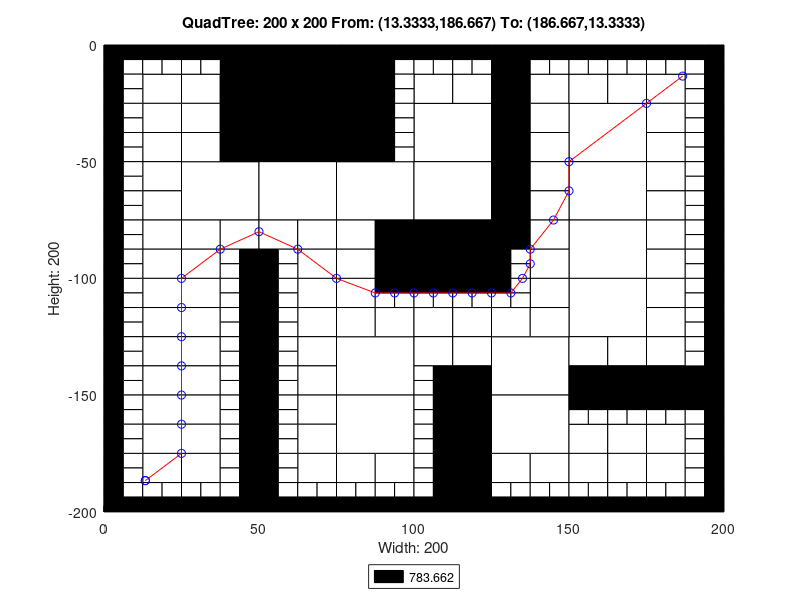

Write the MATLAB code that produced this figure.
axis([0 200 -200 0]);
title('QuadTree: 200 x 200 From: (13.3333,186.667) To: (186.667,13.3333)');
xlabel('Width: 200');
ylabel('Height: 200');
rectangle('Position',[50 -25 25 25], 'FaceColor',[0 0 0]);
rectangle('Position',[50 -50 25 25], 'FaceColor',[0 0 0]);
rectangle('Position',[25 -75 25 25], 'FaceColor',[1 1 1]);
rectangle('Position',[50 -75 25 25], 'FaceColor',[1 1 1]);
rectangle('Position',[75 -75 25 25], 'FaceColor',[1 1 1]);
rectangle('Position',[100 -50 25 25], 'FaceColor',[1 1 1]);
rectangle('Position',[150 -50 25 25], 'FaceColor',[1 1 1]);
rectangle('Position',[100 -75 25 25], 'FaceColor',[1 1 1]);
rectangle('Position',[100 -100 25 25], 'FaceColor',[0 0 0]);
rectangle('Position',[150 -75 25 25], 'FaceColor',[1 1 1]);
rectangle('Position',[150 -100 25 25], 'FaceColor',[1 1 1]);
rectangle('Position',[75 -150 25 25], 'FaceColor',[1 1 1]);
rectangle('Position',[75 -175 25 25], 'FaceColor',[1 1 1]);
rectangle('Position',[125 -150 25 25], 'FaceColor',[1 1 1]);
rectangle('Position',[150 -125 25 25], 'FaceColor',[1 1 1]);
rectangle('Position',[125 -175 25 25], 'FaceColor',[1 1 1]);
rectangle('Position',[12.5 -25 12.5 12.5], 'FaceColor',[1 1 1]);
rectangle('Position',[37.5 -12.5 12.5 12.5], 'FaceColor',[0 0 0]);
rectangle('Position',[25 -25 12.5 12.5], 'FaceColor',[1 1 1]);
rectangle('Position',[37.5 -25 12.5 12.5], 'FaceColor',[0 0 0]);
rectangle('Position',[12.5 -37.5 12.5 12.5], 'FaceColor',[1 1 1]);
rectangle('Position',[12.5 -50 12.5 12.5], 'FaceColor',[1 1 1]);
rectangle('Position',[25 -37.5 12.5 12.5], 'FaceColor',[1 1 1]);
rectangle('Position',[37.5 -37.5 12.5 12.5], 'FaceColor',[0 0 0]);
rectangle('Position',[25 -50 12.5 12.5], 'FaceColor',[1 1 1]);
rectangle('Position',[37.5 -50 12.5 12.5], 'FaceColor',[0 0 0]);
rectangle('Position',[75 -12.5 12.5 12.5], 'FaceColor',[0 0 0]);
rectangle('Position',[75 -25 12.5 12.5], 'FaceColor',[0 0 0]);
rectangle('Position',[75 -37.5 12.5 12.5], 'FaceColor',[0 0 0]);
rectangle('Position',[75 -50 12.5 12.5], 'FaceColor',[0 0 0]);
rectangle('Position',[12.5 -62.5 12.5 12.5], 'FaceColor',[1 1 1]);
rectangle('Position',[12.5 -75 12.5 12.5], 'FaceColor',[1 1 1]);
rectangle('Position',[12.5 -87.5 12.5 12.5], 'FaceColor',[1 1 1]);
rectangle('Position',[12.5 -100 12.5 12.5], 'FaceColor',[1 1 1]);
rectangle('Position',[25 -87.5 12.5 12.5], 'FaceColor',[1 1 1]);
rectangle('Position',[37.5 -87.5 12.5 12.5], 'FaceColor',[1 1 1]);
rectangle('Position',[25 -100 12.5 12.5], 'FaceColor',[1 1 1]);
rectangle('Position',[50 -87.5 12.5 12.5], 'FaceColor',[1 1 1]);
rectangle('Position',[62.5 -87.5 12.5 12.5], 'FaceColor',[1 1 1]);
rectangle('Position',[62.5 -100 12.5 12.5], 'FaceColor',[1 1 1]);
rectangle('Position',[75 -87.5 12.5 12.5], 'FaceColor',[1 1 1]);
rectangle('Position',[87.5 -87.5 12.5 12.5], 'FaceColor',[0 0 0]);
rectangle('Position',[75 -100 12.5 12.5], 'FaceColor',[1 1 1]);
rectangle('Position',[87.5 -100 12.5 12.5], 'FaceColor',[0 0 0]);
rectangle('Position',[100 -25 12.5 12.5], 'FaceColor',[1 1 1]);
rectangle('Position',[112.5 -25 12.5 12.5], 'FaceColor',[1 1 1]);
rectangle('Position',[125 -12.5 12.5 12.5], 'FaceColor',[0 0 0]);
rectangle('Position',[125 -25 12.5 12.5], 'FaceColor',[0 0 0]);
rectangle('Position',[137.5 -25 12.5 12.5], 'FaceColor',[1 1 1]);
rectangle('Position',[125 -37.5 12.5 12.5], 'FaceColor',[0 0 0]);
rectangle('Position',[137.5 -37.5 12.5 12.5], 'FaceColor',[1 1 1]);
rectangle('Position',[125 -50 12.5 12.5], 'FaceColor',[0 0 0]);
rectangle('Position',[137.5 -50 12.5 12.5], 'FaceColor',[1 1 1]);
rectangle('Position',[150 -25 12.5 12.5], 'FaceColor',[1 1 1]);
rectangle('Position',[162.5 -25 12.5 12.5], 'FaceColor',[1 1 1]);
rectangle('Position',[175 -25 12.5 12.5], 'FaceColor',[1 1 1]);
rectangle('Position',[175 -37.5 12.5 12.5], 'FaceColor',[1 1 1]);
rectangle('Position',[175 -50 12.5 12.5], 'FaceColor',[1 1 1]);
rectangle('Position',[125 -62.5 12.5 12.5], 'FaceColor',[0 0 0]);
rectangle('Position',[137.5 -62.5 12.5 12.5], 'FaceColor',[1 1 1]);
rectangle('Position',[125 -75 12.5 12.5], 'FaceColor',[0 0 0]);
rectangle('Position',[137.5 -75 12.5 12.5], 'FaceColor',[1 1 1]);
rectangle('Position',[125 -87.5 12.5 12.5], 'FaceColor',[0 0 0]);
rectangle('Position',[137.5 -87.5 12.5 12.5], 'FaceColor',[1 1 1]);
rectangle('Position',[137.5 -100 12.5 12.5], 'FaceColor',[1 1 1]);
rectangle('Position',[175 -62.5 12.5 12.5], 'FaceColor',[1 1 1]);
rectangle('Position',[175 -75 12.5 12.5], 'FaceColor',[1 1 1]);
rectangle('Position',[175 -87.5 12.5 12.5], 'FaceColor',[1 1 1]);
rectangle('Position',[175 -100 12.5 12.5], 'FaceColor',[1 1 1]);
rectangle('Position',[12.5 -112.5 12.5 12.5], 'FaceColor',[1 1 1]);
rectangle('Position',[12.5 -125 12.5 12.5], 'FaceColor',[1 1 1]);
rectangle('Position',[25 -112.5 12.5 12.5], 'FaceColor',[1 1 1]);
rectangle('Position',[25 -125 12.5 12.5], 'FaceColor',[1 1 1]);
rectangle('Position',[12.5 -137.5 12.5 12.5], 'FaceColor',[1 1 1]);
rectangle('Position',[12.5 -150 12.5 12.5], 'FaceColor',[1 1 1]);
rectangle('Position',[25 -137.5 12.5 12.5], 'FaceColor',[1 1 1]);
rectangle('Position',[25 -150 12.5 12.5], 'FaceColor',[1 1 1]);
rectangle('Position',[62.5 -112.5 12.5 12.5], 'FaceColor',[1 1 1]);
rectangle('Position',[62.5 -125 12.5 12.5], 'FaceColor',[1 1 1]);
rectangle('Position',[75 -112.5 12.5 12.5], 'FaceColor',[1 1 1]);
rectangle('Position',[75 -125 12.5 12.5], 'FaceColor',[1 1 1]);
rectangle('Position',[87.5 -125 12.5 12.5], 'FaceColor',[1 1 1]);
rectangle('Position',[62.5 -137.5 12.5 12.5], 'FaceColor',[1 1 1]);
rectangle('Position',[62.5 -150 12.5 12.5], 'FaceColor',[1 1 1]);
rectangle('Position',[12.5 -162.5 12.5 12.5], 'FaceColor',[1 1 1]);
rectangle('Position',[12.5 -175 12.5 12.5], 'FaceColor',[1 1 1]);
rectangle('Position',[25 -162.5 12.5 12.5], 'FaceColor',[1 1 1]);
rectangle('Position',[25 -175 12.5 12.5], 'FaceColor',[1 1 1]);
rectangle('Position',[12.5 -187.5 12.5 12.5], 'FaceColor',[1 1 1]);
rectangle('Position',[25 -187.5 12.5 12.5], 'FaceColor',[1 1 1]);
rectangle('Position',[62.5 -162.5 12.5 12.5], 'FaceColor',[1 1 1]);
rectangle('Position',[62.5 -175 12.5 12.5], 'FaceColor',[1 1 1]);
rectangle('Position',[62.5 -187.5 12.5 12.5], 'FaceColor',[1 1 1]);
rectangle('Position',[75 -187.5 12.5 12.5], 'FaceColor',[1 1 1]);
rectangle('Position',[87.5 -187.5 12.5 12.5], 'FaceColor',[1 1 1]);
rectangle('Position',[100 -125 12.5 12.5], 'FaceColor',[1 1 1]);
rectangle('Position',[112.5 -125 12.5 12.5], 'FaceColor',[1 1 1]);
rectangle('Position',[137.5 -112.5 12.5 12.5], 'FaceColor',[1 1 1]);
rectangle('Position',[125 -125 12.5 12.5], 'FaceColor',[1 1 1]);
rectangle('Position',[137.5 -125 12.5 12.5], 'FaceColor',[1 1 1]);
rectangle('Position',[100 -137.5 12.5 12.5], 'FaceColor',[1 1 1]);
rectangle('Position',[112.5 -137.5 12.5 12.5], 'FaceColor',[1 1 1]);
rectangle('Position',[112.5 -150 12.5 12.5], 'FaceColor',[0 0 0]);
rectangle('Position',[175 -112.5 12.5 12.5], 'FaceColor',[1 1 1]);
rectangle('Position',[175 -125 12.5 12.5], 'FaceColor',[1 1 1]);
rectangle('Position',[150 -137.5 12.5 12.5], 'FaceColor',[1 1 1]);
rectangle('Position',[162.5 -137.5 12.5 12.5], 'FaceColor',[1 1 1]);
rectangle('Position',[150 -150 12.5 12.5], 'FaceColor',[0 0 0]);
rectangle('Position',[162.5 -150 12.5 12.5], 'FaceColor',[0 0 0]);
rectangle('Position',[175 -137.5 12.5 12.5], 'FaceColor',[1 1 1]);
rectangle('Position',[175 -150 12.5 12.5], 'FaceColor',[0 0 0]);
rectangle('Position',[187.5 -150 12.5 12.5], 'FaceColor',[0 0 0]);
rectangle('Position',[112.5 -162.5 12.5 12.5], 'FaceColor',[0 0 0]);
rectangle('Position',[112.5 -175 12.5 12.5], 'FaceColor',[0 0 0]);
rectangle('Position',[112.5 -187.5 12.5 12.5], 'FaceColor',[0 0 0]);
rectangle('Position',[112.5 -200 12.5 12.5], 'FaceColor',[0 0 0]);
rectangle('Position',[125 -187.5 12.5 12.5], 'FaceColor',[1 1 1]);
rectangle('Position',[137.5 -187.5 12.5 12.5], 'FaceColor',[1 1 1]);
rectangle('Position',[150 -175 12.5 12.5], 'FaceColor',[1 1 1]);
rectangle('Position',[162.5 -175 12.5 12.5], 'FaceColor',[1 1 1]);
rectangle('Position',[175 -175 12.5 12.5], 'FaceColor',[1 1 1]);
rectangle('Position',[150 -187.5 12.5 12.5], 'FaceColor',[1 1 1]);
rectangle('Position',[162.5 -187.5 12.5 12.5], 'FaceColor',[1 1 1]);
rectangle('Position',[175 -187.5 12.5 12.5], 'FaceColor',[1 1 1]);
rectangle('Position',[0 -6.25 6.25 6.25], 'FaceColor',[0 0 0]);
rectangle('Position',[6.25 -6.25 6.25 6.25], 'FaceColor',[0 0 0]);
rectangle('Position',[0 -12.5 6.25 6.25], 'FaceColor',[0 0 0]);
rectangle('Position',[6.25 -12.5 6.25 6.25], 'FaceColor',[1 1 1]);
rectangle('Position',[12.5 -6.25 6.25 6.25], 'FaceColor',[0 0 0]);
rectangle('Position',[18.75 -6.25 6.25 6.25], 'FaceColor',[0 0 0]);
rectangle('Position',[12.5 -12.5 6.25 6.25], 'FaceColor',[1 1 1]);
rectangle('Position',[18.75 -12.5 6.25 6.25], 'FaceColor',[1 1 1]);
rectangle('Position',[0 -18.75 6.25 6.25], 'FaceColor',[0 0 0]);
rectangle('Position',[6.25 -18.75 6.25 6.25], 'FaceColor',[1 1 1]);
rectangle('Position',[0 -25 6.25 6.25], 'FaceColor',[0 0 0]);
rectangle('Position',[6.25 -25 6.25 6.25], 'FaceColor',[1 1 1]);
rectangle('Position',[25 -6.25 6.25 6.25], 'FaceColor',[0 0 0]);
rectangle('Position',[31.25 -6.25 6.25 6.25], 'FaceColor',[0 0 0]);
rectangle('Position',[25 -12.5 6.25 6.25], 'FaceColor',[1 1 1]);
rectangle('Position',[31.25 -12.5 6.25 6.25], 'FaceColor',[1 1 1]);
rectangle('Position',[0 -31.25 6.25 6.25], 'FaceColor',[0 0 0]);
rectangle('Position',[6.25 -31.25 6.25 6.25], 'FaceColor',[1 1 1]);
rectangle('Position',[0 -37.5 6.25 6.25], 'FaceColor',[0 0 0]);
rectangle('Position',[6.25 -37.5 6.25 6.25], 'FaceColor',[1 1 1]);
rectangle('Position',[0 -43.75 6.25 6.25], 'FaceColor',[0 0 0]);
rectangle('Position',[6.25 -43.75 6.25 6.25], 'FaceColor',[1 1 1]);
rectangle('Position',[0 -50 6.25 6.25], 'FaceColor',[0 0 0]);
rectangle('Position',[6.25 -50 6.25 6.25], 'FaceColor',[1 1 1]);
rectangle('Position',[87.5 -6.25 6.25 6.25], 'FaceColor',[0 0 0]);
rectangle('Position',[93.75 -6.25 6.25 6.25], 'FaceColor',[0 0 0]);
rectangle('Position',[87.5 -12.5 6.25 6.25], 'FaceColor',[0 0 0]);
rectangle('Position',[93.75 -12.5 6.25 6.25], 'FaceColor',[1 1 1]);
rectangle('Position',[87.5 -18.75 6.25 6.25], 'FaceColor',[0 0 0]);
rectangle('Position',[93.75 -18.75 6.25 6.25], 'FaceColor',[1 1 1]);
rectangle('Position',[87.5 -25 6.25 6.25], 'FaceColor',[0 0 0]);
rectangle('Position',[93.75 -25 6.25 6.25], 'FaceColor',[1 1 1]);
rectangle('Position',[87.5 -31.25 6.25 6.25], 'FaceColor',[0 0 0]);
rectangle('Position',[93.75 -31.25 6.25 6.25], 'FaceColor',[1 1 1]);
rectangle('Position',[87.5 -37.5 6.25 6.25], 'FaceColor',[0 0 0]);
rectangle('Position',[93.75 -37.5 6.25 6.25], 'FaceColor',[1 1 1]);
rectangle('Position',[87.5 -43.75 6.25 6.25], 'FaceColor',[0 0 0]);
rectangle('Position',[93.75 -43.75 6.25 6.25], 'FaceColor',[1 1 1]);
rectangle('Position',[87.5 -50 6.25 6.25], 'FaceColor',[0 0 0]);
rectangle('Position',[93.75 -50 6.25 6.25], 'FaceColor',[1 1 1]);
rectangle('Position',[0 -56.25 6.25 6.25], 'FaceColor',[0 0 0]);
rectangle('Position',[6.25 -56.25 6.25 6.25], 'FaceColor',[1 1 1]);
rectangle('Position',[0 -62.5 6.25 6.25], 'FaceColor',[0 0 0]);
rectangle('Position',[6.25 -62.5 6.25 6.25], 'FaceColor',[1 1 1]);
rectangle('Position',[0 -68.75 6.25 6.25], 'FaceColor',[0 0 0]);
rectangle('Position',[6.25 -68.75 6.25 6.25], 'FaceColor',[1 1 1]);
rectangle('Position',[0 -75 6.25 6.25], 'FaceColor',[0 0 0]);
rectangle('Position',[6.25 -75 6.25 6.25], 'FaceColor',[1 1 1]);
rectangle('Position',[0 -81.25 6.25 6.25], 'FaceColor',[0 0 0]);
rectangle('Position',[6.25 -81.25 6.25 6.25], 'FaceColor',[1 1 1]);
rectangle('Position',[0 -87.5 6.25 6.25], 'FaceColor',[0 0 0]);
rectangle('Position',[6.25 -87.5 6.25 6.25], 'FaceColor',[1 1 1]);
rectangle('Position',[0 -93.75 6.25 6.25], 'FaceColor',[0 0 0]);
rectangle('Position',[6.25 -93.75 6.25 6.25], 'FaceColor',[1 1 1]);
rectangle('Position',[0 -100 6.25 6.25], 'FaceColor',[0 0 0]);
rectangle('Position',[6.25 -100 6.25 6.25], 'FaceColor',[1 1 1]);
rectangle('Position',[37.5 -93.75 6.25 6.25], 'FaceColor',[1 1 1]);
rectangle('Position',[43.75 -93.75 6.25 6.25], 'FaceColor',[0 0 0]);
rectangle('Position',[37.5 -100 6.25 6.25], 'FaceColor',[1 1 1]);
rectangle('Position',[43.75 -100 6.25 6.25], 'FaceColor',[0 0 0]);
rectangle('Position',[50 -93.75 6.25 6.25], 'FaceColor',[0 0 0]);
rectangle('Position',[56.25 -93.75 6.25 6.25], 'FaceColor',[1 1 1]);
rectangle('Position',[50 -100 6.25 6.25], 'FaceColor',[0 0 0]);
rectangle('Position',[56.25 -100 6.25 6.25], 'FaceColor',[1 1 1]);
rectangle('Position',[100 -6.25 6.25 6.25], 'FaceColor',[0 0 0]);
rectangle('Position',[106.25 -6.25 6.25 6.25], 'FaceColor',[0 0 0]);
rectangle('Position',[100 -12.5 6.25 6.25], 'FaceColor',[1 1 1]);
rectangle('Position',[106.25 -12.5 6.25 6.25], 'FaceColor',[1 1 1]);
rectangle('Position',[112.5 -6.25 6.25 6.25], 'FaceColor',[0 0 0]);
rectangle('Position',[118.75 -6.25 6.25 6.25], 'FaceColor',[0 0 0]);
rectangle('Position',[112.5 -12.5 6.25 6.25], 'FaceColor',[1 1 1]);
rectangle('Position',[118.75 -12.5 6.25 6.25], 'FaceColor',[1 1 1]);
rectangle('Position',[137.5 -6.25 6.25 6.25], 'FaceColor',[0 0 0]);
rectangle('Position',[143.75 -6.25 6.25 6.25], 'FaceColor',[0 0 0]);
rectangle('Position',[137.5 -12.5 6.25 6.25], 'FaceColor',[1 1 1]);
rectangle('Position',[143.75 -12.5 6.25 6.25], 'FaceColor',[1 1 1]);
rectangle('Position',[150 -6.25 6.25 6.25], 'FaceColor',[0 0 0]);
rectangle('Position',[156.25 -6.25 6.25 6.25], 'FaceColor',[0 0 0]);
rectangle('Position',[150 -12.5 6.25 6.25], 'FaceColor',[1 1 1]);
rectangle('Position',[156.25 -12.5 6.25 6.25], 'FaceColor',[1 1 1]);
rectangle('Position',[162.5 -6.25 6.25 6.25], 'FaceColor',[0 0 0]);
rectangle('Position',[168.75 -6.25 6.25 6.25], 'FaceColor',[0 0 0]);
rectangle('Position',[162.5 -12.5 6.25 6.25], 'FaceColor',[1 1 1]);
rectangle('Position',[168.75 -12.5 6.25 6.25], 'FaceColor',[1 1 1]);
rectangle('Position',[175 -6.25 6.25 6.25], 'FaceColor',[0 0 0]);
rectangle('Position',[181.25 -6.25 6.25 6.25], 'FaceColor',[0 0 0]);
rectangle('Position',[175 -12.5 6.25 6.25], 'FaceColor',[1 1 1]);
rectangle('Position',[181.25 -12.5 6.25 6.25], 'FaceColor',[1 1 1]);
rectangle('Position',[187.5 -6.25 6.25 6.25], 'FaceColor',[0 0 0]);
rectangle('Position',[193.75 -6.25 6.25 6.25], 'FaceColor',[0 0 0]);
rectangle('Position',[187.5 -12.5 6.25 6.25], 'FaceColor',[1 1 1]);
rectangle('Position',[193.75 -12.5 6.25 6.25], 'FaceColor',[0 0 0]);
rectangle('Position',[187.5 -18.75 6.25 6.25], 'FaceColor',[1 1 1]);
rectangle('Position',[193.75 -18.75 6.25 6.25], 'FaceColor',[0 0 0]);
rectangle('Position',[187.5 -25 6.25 6.25], 'FaceColor',[1 1 1]);
rectangle('Position',[193.75 -25 6.25 6.25], 'FaceColor',[0 0 0]);
rectangle('Position',[187.5 -31.25 6.25 6.25], 'FaceColor',[1 1 1]);
rectangle('Position',[193.75 -31.25 6.25 6.25], 'FaceColor',[0 0 0]);
rectangle('Position',[187.5 -37.5 6.25 6.25], 'FaceColor',[1 1 1]);
rectangle('Position',[193.75 -37.5 6.25 6.25], 'FaceColor',[0 0 0]);
rectangle('Position',[187.5 -43.75 6.25 6.25], 'FaceColor',[1 1 1]);
rectangle('Position',[193.75 -43.75 6.25 6.25], 'FaceColor',[0 0 0]);
rectangle('Position',[187.5 -50 6.25 6.25], 'FaceColor',[1 1 1]);
rectangle('Position',[193.75 -50 6.25 6.25], 'FaceColor',[0 0 0]);
rectangle('Position',[125 -93.75 6.25 6.25], 'FaceColor',[0 0 0]);
rectangle('Position',[131.25 -93.75 6.25 6.25], 'FaceColor',[1 1 1]);
rectangle('Position',[125 -100 6.25 6.25], 'FaceColor',[0 0 0]);
rectangle('Position',[131.25 -100 6.25 6.25], 'FaceColor',[1 1 1]);
rectangle('Position',[187.5 -56.25 6.25 6.25], 'FaceColor',[1 1 1]);
rectangle('Position',[193.75 -56.25 6.25 6.25], 'FaceColor',[0 0 0]);
rectangle('Position',[187.5 -62.5 6.25 6.25], 'FaceColor',[1 1 1]);
rectangle('Position',[193.75 -62.5 6.25 6.25], 'FaceColor',[0 0 0]);
rectangle('Position',[187.5 -68.75 6.25 6.25], 'FaceColor',[1 1 1]);
rectangle('Position',[193.75 -68.75 6.25 6.25], 'FaceColor',[0 0 0]);
rectangle('Position',[187.5 -75 6.25 6.25], 'FaceColor',[1 1 1]);
rectangle('Position',[193.75 -75 6.25 6.25], 'FaceColor',[0 0 0]);
rectangle('Position',[187.5 -81.25 6.25 6.25], 'FaceColor',[1 1 1]);
rectangle('Position',[193.75 -81.25 6.25 6.25], 'FaceColor',[0 0 0]);
rectangle('Position',[187.5 -87.5 6.25 6.25], 'FaceColor',[1 1 1]);
rectangle('Position',[193.75 -87.5 6.25 6.25], 'FaceColor',[0 0 0]);
rectangle('Position',[187.5 -93.75 6.25 6.25], 'FaceColor',[1 1 1]);
rectangle('Position',[193.75 -93.75 6.25 6.25], 'FaceColor',[0 0 0]);
rectangle('Position',[187.5 -100 6.25 6.25], 'FaceColor',[1 1 1]);
rectangle('Position',[193.75 -100 6.25 6.25], 'FaceColor',[0 0 0]);
rectangle('Position',[0 -106.25 6.25 6.25], 'FaceColor',[0 0 0]);
rectangle('Position',[6.25 -106.25 6.25 6.25], 'FaceColor',[1 1 1]);
rectangle('Position',[0 -112.5 6.25 6.25], 'FaceColor',[0 0 0]);
rectangle('Position',[6.25 -112.5 6.25 6.25], 'FaceColor',[1 1 1]);
rectangle('Position',[0 -118.75 6.25 6.25], 'FaceColor',[0 0 0]);
rectangle('Position',[6.25 -118.75 6.25 6.25], 'FaceColor',[1 1 1]);
rectangle('Position',[0 -125 6.25 6.25], 'FaceColor',[0 0 0]);
rectangle('Position',[6.25 -125 6.25 6.25], 'FaceColor',[1 1 1]);
rectangle('Position',[37.5 -106.25 6.25 6.25], 'FaceColor',[1 1 1]);
rectangle('Position',[43.75 -106.25 6.25 6.25], 'FaceColor',[0 0 0]);
rectangle('Position',[37.5 -112.5 6.25 6.25], 'FaceColor',[1 1 1]);
rectangle('Position',[43.75 -112.5 6.25 6.25], 'FaceColor',[0 0 0]);
rectangle('Position',[37.5 -118.75 6.25 6.25], 'FaceColor',[1 1 1]);
rectangle('Position',[43.75 -118.75 6.25 6.25], 'FaceColor',[0 0 0]);
rectangle('Position',[37.5 -125 6.25 6.25], 'FaceColor',[1 1 1]);
rectangle('Position',[43.75 -125 6.25 6.25], 'FaceColor',[0 0 0]);
rectangle('Position',[0 -131.25 6.25 6.25], 'FaceColor',[0 0 0]);
rectangle('Position',[6.25 -131.25 6.25 6.25], 'FaceColor',[1 1 1]);
rectangle('Position',[0 -137.5 6.25 6.25], 'FaceColor',[0 0 0]);
rectangle('Position',[6.25 -137.5 6.25 6.25], 'FaceColor',[1 1 1]);
rectangle('Position',[0 -143.75 6.25 6.25], 'FaceColor',[0 0 0]);
rectangle('Position',[6.25 -143.75 6.25 6.25], 'FaceColor',[1 1 1]);
rectangle('Position',[0 -150 6.25 6.25], 'FaceColor',[0 0 0]);
rectangle('Position',[6.25 -150 6.25 6.25], 'FaceColor',[1 1 1]);
rectangle('Position',[37.5 -131.25 6.25 6.25], 'FaceColor',[1 1 1]);
rectangle('Position',[43.75 -131.25 6.25 6.25], 'FaceColor',[0 0 0]);
rectangle('Position',[37.5 -137.5 6.25 6.25], 'FaceColor',[1 1 1]);
rectangle('Position',[43.75 -137.5 6.25 6.25], 'FaceColor',[0 0 0]);
rectangle('Position',[37.5 -143.75 6.25 6.25], 'FaceColor',[1 1 1]);
rectangle('Position',[43.75 -143.75 6.25 6.25], 'FaceColor',[0 0 0]);
rectangle('Position',[37.5 -150 6.25 6.25], 'FaceColor',[1 1 1]);
rectangle('Position',[43.75 -150 6.25 6.25], 'FaceColor',[0 0 0]);
rectangle('Position',[50 -106.25 6.25 6.25], 'FaceColor',[0 0 0]);
rectangle('Position',[56.25 -106.25 6.25 6.25], 'FaceColor',[1 1 1]);
rectangle('Position',[50 -112.5 6.25 6.25], 'FaceColor',[0 0 0]);
rectangle('Position',[56.25 -112.5 6.25 6.25], 'FaceColor',[1 1 1]);
rectangle('Position',[50 -118.75 6.25 6.25], 'FaceColor',[0 0 0]);
rectangle('Position',[56.25 -118.75 6.25 6.25], 'FaceColor',[1 1 1]);
rectangle('Position',[50 -125 6.25 6.25], 'FaceColor',[0 0 0]);
rectangle('Position',[56.25 -125 6.25 6.25], 'FaceColor',[1 1 1]);
rectangle('Position',[87.5 -106.25 6.25 6.25], 'FaceColor',[0 0 0]);
rectangle('Position',[93.75 -106.25 6.25 6.25], 'FaceColor',[0 0 0]);
rectangle('Position',[87.5 -112.5 6.25 6.25], 'FaceColor',[1 1 1]);
rectangle('Position',[93.75 -112.5 6.25 6.25], 'FaceColor',[1 1 1]);
rectangle('Position',[50 -131.25 6.25 6.25], 'FaceColor',[0 0 0]);
rectangle('Position',[56.25 -131.25 6.25 6.25], 'FaceColor',[1 1 1]);
rectangle('Position',[50 -137.5 6.25 6.25], 'FaceColor',[0 0 0]);
rectangle('Position',[56.25 -137.5 6.25 6.25], 'FaceColor',[1 1 1]);
rectangle('Position',[50 -143.75 6.25 6.25], 'FaceColor',[0 0 0]);
rectangle('Position',[56.25 -143.75 6.25 6.25], 'FaceColor',[1 1 1]);
rectangle('Position',[50 -150 6.25 6.25], 'FaceColor',[0 0 0]);
rectangle('Position',[56.25 -150 6.25 6.25], 'FaceColor',[1 1 1]);
rectangle('Position',[0 -156.25 6.25 6.25], 'FaceColor',[0 0 0]);
rectangle('Position',[6.25 -156.25 6.25 6.25], 'FaceColor',[1 1 1]);
rectangle('Position',[0 -162.5 6.25 6.25], 'FaceColor',[0 0 0]);
rectangle('Position',[6.25 -162.5 6.25 6.25], 'FaceColor',[1 1 1]);
rectangle('Position',[0 -168.75 6.25 6.25], 'FaceColor',[0 0 0]);
rectangle('Position',[6.25 -168.75 6.25 6.25], 'FaceColor',[1 1 1]);
rectangle('Position',[0 -175 6.25 6.25], 'FaceColor',[0 0 0]);
rectangle('Position',[6.25 -175 6.25 6.25], 'FaceColor',[1 1 1]);
rectangle('Position',[37.5 -156.25 6.25 6.25], 'FaceColor',[1 1 1]);
rectangle('Position',[43.75 -156.25 6.25 6.25], 'FaceColor',[0 0 0]);
rectangle('Position',[37.5 -162.5 6.25 6.25], 'FaceColor',[1 1 1]);
rectangle('Position',[43.75 -162.5 6.25 6.25], 'FaceColor',[0 0 0]);
rectangle('Position',[37.5 -168.75 6.25 6.25], 'FaceColor',[1 1 1]);
rectangle('Position',[43.75 -168.75 6.25 6.25], 'FaceColor',[0 0 0]);
rectangle('Position',[37.5 -175 6.25 6.25], 'FaceColor',[1 1 1]);
rectangle('Position',[43.75 -175 6.25 6.25], 'FaceColor',[0 0 0]);
rectangle('Position',[0 -181.25 6.25 6.25], 'FaceColor',[0 0 0]);
rectangle('Position',[6.25 -181.25 6.25 6.25], 'FaceColor',[1 1 1]);
rectangle('Position',[0 -187.5 6.25 6.25], 'FaceColor',[0 0 0]);
rectangle('Position',[6.25 -187.5 6.25 6.25], 'FaceColor',[1 1 1]);
rectangle('Position',[0 -193.75 6.25 6.25], 'FaceColor',[0 0 0]);
rectangle('Position',[6.25 -193.75 6.25 6.25], 'FaceColor',[1 1 1]);
rectangle('Position',[0 -200 6.25 6.25], 'FaceColor',[0 0 0]);
rectangle('Position',[6.25 -200 6.25 6.25], 'FaceColor',[0 0 0]);
rectangle('Position',[12.5 -193.75 6.25 6.25], 'FaceColor',[1 1 1]);
rectangle('Position',[18.75 -193.75 6.25 6.25], 'FaceColor',[1 1 1]);
rectangle('Position',[12.5 -200 6.25 6.25], 'FaceColor',[0 0 0]);
rectangle('Position',[18.75 -200 6.25 6.25], 'FaceColor',[0 0 0]);
rectangle('Position',[37.5 -181.25 6.25 6.25], 'FaceColor',[1 1 1]);
rectangle('Position',[43.75 -181.25 6.25 6.25], 'FaceColor',[0 0 0]);
rectangle('Position',[37.5 -187.5 6.25 6.25], 'FaceColor',[1 1 1]);
rectangle('Position',[43.75 -187.5 6.25 6.25], 'FaceColor',[0 0 0]);
rectangle('Position',[25 -193.75 6.25 6.25], 'FaceColor',[1 1 1]);
rectangle('Position',[31.25 -193.75 6.25 6.25], 'FaceColor',[1 1 1]);
rectangle('Position',[25 -200 6.25 6.25], 'FaceColor',[0 0 0]);
rectangle('Position',[31.25 -200 6.25 6.25], 'FaceColor',[0 0 0]);
rectangle('Position',[37.5 -193.75 6.25 6.25], 'FaceColor',[1 1 1]);
rectangle('Position',[43.75 -193.75 6.25 6.25], 'FaceColor',[0 0 0]);
rectangle('Position',[37.5 -200 6.25 6.25], 'FaceColor',[0 0 0]);
rectangle('Position',[43.75 -200 6.25 6.25], 'FaceColor',[0 0 0]);
rectangle('Position',[50 -156.25 6.25 6.25], 'FaceColor',[0 0 0]);
rectangle('Position',[56.25 -156.25 6.25 6.25], 'FaceColor',[1 1 1]);
rectangle('Position',[50 -162.5 6.25 6.25], 'FaceColor',[0 0 0]);
rectangle('Position',[56.25 -162.5 6.25 6.25], 'FaceColor',[1 1 1]);
rectangle('Position',[50 -168.75 6.25 6.25], 'FaceColor',[0 0 0]);
rectangle('Position',[56.25 -168.75 6.25 6.25], 'FaceColor',[1 1 1]);
rectangle('Position',[50 -175 6.25 6.25], 'FaceColor',[0 0 0]);
rectangle('Position',[56.25 -175 6.25 6.25], 'FaceColor',[1 1 1]);
rectangle('Position',[50 -181.25 6.25 6.25], 'FaceColor',[0 0 0]);
rectangle('Position',[56.25 -181.25 6.25 6.25], 'FaceColor',[1 1 1]);
rectangle('Position',[50 -187.5 6.25 6.25], 'FaceColor',[0 0 0]);
rectangle('Position',[56.25 -187.5 6.25 6.25], 'FaceColor',[1 1 1]);
rectangle('Position',[50 -193.75 6.25 6.25], 'FaceColor',[0 0 0]);
rectangle('Position',[56.25 -193.75 6.25 6.25], 'FaceColor',[1 1 1]);
rectangle('Position',[50 -200 6.25 6.25], 'FaceColor',[0 0 0]);
rectangle('Position',[56.25 -200 6.25 6.25], 'FaceColor',[0 0 0]);
rectangle('Position',[62.5 -193.75 6.25 6.25], 'FaceColor',[1 1 1]);
rectangle('Position',[68.75 -193.75 6.25 6.25], 'FaceColor',[1 1 1]);
rectangle('Position',[62.5 -200 6.25 6.25], 'FaceColor',[0 0 0]);
rectangle('Position',[68.75 -200 6.25 6.25], 'FaceColor',[0 0 0]);
rectangle('Position',[75 -193.75 6.25 6.25], 'FaceColor',[1 1 1]);
rectangle('Position',[81.25 -193.75 6.25 6.25], 'FaceColor',[1 1 1]);
rectangle('Position',[75 -200 6.25 6.25], 'FaceColor',[0 0 0]);
rectangle('Position',[81.25 -200 6.25 6.25], 'FaceColor',[0 0 0]);
rectangle('Position',[87.5 -193.75 6.25 6.25], 'FaceColor',[1 1 1]);
rectangle('Position',[93.75 -193.75 6.25 6.25], 'FaceColor',[1 1 1]);
rectangle('Position',[87.5 -200 6.25 6.25], 'FaceColor',[0 0 0]);
rectangle('Position',[93.75 -200 6.25 6.25], 'FaceColor',[0 0 0]);
rectangle('Position',[100 -106.25 6.25 6.25], 'FaceColor',[0 0 0]);
rectangle('Position',[106.25 -106.25 6.25 6.25], 'FaceColor',[0 0 0]);
rectangle('Position',[100 -112.5 6.25 6.25], 'FaceColor',[1 1 1]);
rectangle('Position',[106.25 -112.5 6.25 6.25], 'FaceColor',[1 1 1]);
rectangle('Position',[112.5 -106.25 6.25 6.25], 'FaceColor',[0 0 0]);
rectangle('Position',[118.75 -106.25 6.25 6.25], 'FaceColor',[0 0 0]);
rectangle('Position',[112.5 -112.5 6.25 6.25], 'FaceColor',[1 1 1]);
rectangle('Position',[118.75 -112.5 6.25 6.25], 'FaceColor',[1 1 1]);
rectangle('Position',[125 -106.25 6.25 6.25], 'FaceColor',[0 0 0]);
rectangle('Position',[131.25 -106.25 6.25 6.25], 'FaceColor',[1 1 1]);
rectangle('Position',[125 -112.5 6.25 6.25], 'FaceColor',[1 1 1]);
rectangle('Position',[131.25 -112.5 6.25 6.25], 'FaceColor',[1 1 1]);
rectangle('Position',[100 -143.75 6.25 6.25], 'FaceColor',[1 1 1]);
rectangle('Position',[106.25 -143.75 6.25 6.25], 'FaceColor',[0 0 0]);
rectangle('Position',[100 -150 6.25 6.25], 'FaceColor',[1 1 1]);
rectangle('Position',[106.25 -150 6.25 6.25], 'FaceColor',[0 0 0]);
rectangle('Position',[187.5 -106.25 6.25 6.25], 'FaceColor',[1 1 1]);
rectangle('Position',[193.75 -106.25 6.25 6.25], 'FaceColor',[0 0 0]);
rectangle('Position',[187.5 -112.5 6.25 6.25], 'FaceColor',[1 1 1]);
rectangle('Position',[193.75 -112.5 6.25 6.25], 'FaceColor',[0 0 0]);
rectangle('Position',[187.5 -118.75 6.25 6.25], 'FaceColor',[1 1 1]);
rectangle('Position',[193.75 -118.75 6.25 6.25], 'FaceColor',[0 0 0]);
rectangle('Position',[187.5 -125 6.25 6.25], 'FaceColor',[1 1 1]);
rectangle('Position',[193.75 -125 6.25 6.25], 'FaceColor',[0 0 0]);
rectangle('Position',[187.5 -131.25 6.25 6.25], 'FaceColor',[1 1 1]);
rectangle('Position',[193.75 -131.25 6.25 6.25], 'FaceColor',[0 0 0]);
rectangle('Position',[187.5 -137.5 6.25 6.25], 'FaceColor',[1 1 1]);
rectangle('Position',[193.75 -137.5 6.25 6.25], 'FaceColor',[0 0 0]);
rectangle('Position',[100 -156.25 6.25 6.25], 'FaceColor',[1 1 1]);
rectangle('Position',[106.25 -156.25 6.25 6.25], 'FaceColor',[0 0 0]);
rectangle('Position',[100 -162.5 6.25 6.25], 'FaceColor',[1 1 1]);
rectangle('Position',[106.25 -162.5 6.25 6.25], 'FaceColor',[0 0 0]);
rectangle('Position',[100 -168.75 6.25 6.25], 'FaceColor',[1 1 1]);
rectangle('Position',[106.25 -168.75 6.25 6.25], 'FaceColor',[0 0 0]);
rectangle('Position',[100 -175 6.25 6.25], 'FaceColor',[1 1 1]);
rectangle('Position',[106.25 -175 6.25 6.25], 'FaceColor',[0 0 0]);
rectangle('Position',[100 -181.25 6.25 6.25], 'FaceColor',[1 1 1]);
rectangle('Position',[106.25 -181.25 6.25 6.25], 'FaceColor',[0 0 0]);
rectangle('Position',[100 -187.5 6.25 6.25], 'FaceColor',[1 1 1]);
rectangle('Position',[106.25 -187.5 6.25 6.25], 'FaceColor',[0 0 0]);
rectangle('Position',[100 -193.75 6.25 6.25], 'FaceColor',[1 1 1]);
rectangle('Position',[106.25 -193.75 6.25 6.25], 'FaceColor',[0 0 0]);
rectangle('Position',[100 -200 6.25 6.25], 'FaceColor',[0 0 0]);
rectangle('Position',[106.25 -200 6.25 6.25], 'FaceColor',[0 0 0]);
rectangle('Position',[125 -193.75 6.25 6.25], 'FaceColor',[1 1 1]);
rectangle('Position',[131.25 -193.75 6.25 6.25], 'FaceColor',[1 1 1]);
rectangle('Position',[125 -200 6.25 6.25], 'FaceColor',[0 0 0]);
rectangle('Position',[131.25 -200 6.25 6.25], 'FaceColor',[0 0 0]);
rectangle('Position',[137.5 -193.75 6.25 6.25], 'FaceColor',[1 1 1]);
rectangle('Position',[143.75 -193.75 6.25 6.25], 'FaceColor',[1 1 1]);
rectangle('Position',[137.5 -200 6.25 6.25], 'FaceColor',[0 0 0]);
rectangle('Position',[143.75 -200 6.25 6.25], 'FaceColor',[0 0 0]);
rectangle('Position',[150 -156.25 6.25 6.25], 'FaceColor',[0 0 0]);
rectangle('Position',[156.25 -156.25 6.25 6.25], 'FaceColor',[0 0 0]);
rectangle('Position',[150 -162.5 6.25 6.25], 'FaceColor',[1 1 1]);
rectangle('Position',[156.25 -162.5 6.25 6.25], 'FaceColor',[1 1 1]);
rectangle('Position',[162.5 -156.25 6.25 6.25], 'FaceColor',[0 0 0]);
rectangle('Position',[168.75 -156.25 6.25 6.25], 'FaceColor',[0 0 0]);
rectangle('Position',[162.5 -162.5 6.25 6.25], 'FaceColor',[1 1 1]);
rectangle('Position',[168.75 -162.5 6.25 6.25], 'FaceColor',[1 1 1]);
rectangle('Position',[175 -156.25 6.25 6.25], 'FaceColor',[0 0 0]);
rectangle('Position',[181.25 -156.25 6.25 6.25], 'FaceColor',[0 0 0]);
rectangle('Position',[175 -162.5 6.25 6.25], 'FaceColor',[1 1 1]);
rectangle('Position',[181.25 -162.5 6.25 6.25], 'FaceColor',[1 1 1]);
rectangle('Position',[187.5 -156.25 6.25 6.25], 'FaceColor',[0 0 0]);
rectangle('Position',[193.75 -156.25 6.25 6.25], 'FaceColor',[0 0 0]);
rectangle('Position',[187.5 -162.5 6.25 6.25], 'FaceColor',[1 1 1]);
rectangle('Position',[193.75 -162.5 6.25 6.25], 'FaceColor',[0 0 0]);
rectangle('Position',[187.5 -168.75 6.25 6.25], 'FaceColor',[1 1 1]);
rectangle('Position',[193.75 -168.75 6.25 6.25], 'FaceColor',[0 0 0]);
rectangle('Position',[187.5 -175 6.25 6.25], 'FaceColor',[1 1 1]);
rectangle('Position',[193.75 -175 6.25 6.25], 'FaceColor',[0 0 0]);
rectangle('Position',[150 -193.75 6.25 6.25], 'FaceColor',[1 1 1]);
rectangle('Position',[156.25 -193.75 6.25 6.25], 'FaceColor',[1 1 1]);
rectangle('Position',[150 -200 6.25 6.25], 'FaceColor',[0 0 0]);
rectangle('Position',[156.25 -200 6.25 6.25], 'FaceColor',[0 0 0]);
rectangle('Position',[162.5 -193.75 6.25 6.25], 'FaceColor',[1 1 1]);
rectangle('Position',[168.75 -193.75 6.25 6.25], 'FaceColor',[1 1 1]);
rectangle('Position',[162.5 -200 6.25 6.25], 'FaceColor',[0 0 0]);
rectangle('Position',[168.75 -200 6.25 6.25], 'FaceColor',[0 0 0]);
rectangle('Position',[187.5 -181.25 6.25 6.25], 'FaceColor',[1 1 1]);
rectangle('Position',[193.75 -181.25 6.25 6.25], 'FaceColor',[0 0 0]);
rectangle('Position',[187.5 -187.5 6.25 6.25], 'FaceColor',[1 1 1]);
rectangle('Position',[193.75 -187.5 6.25 6.25], 'FaceColor',[0 0 0]);
rectangle('Position',[175 -193.75 6.25 6.25], 'FaceColor',[1 1 1]);
rectangle('Position',[181.25 -193.75 6.25 6.25], 'FaceColor',[1 1 1]);
rectangle('Position',[175 -200 6.25 6.25], 'FaceColor',[0 0 0]);
rectangle('Position',[181.25 -200 6.25 6.25], 'FaceColor',[0 0 0]);
rectangle('Position',[187.5 -193.75 6.25 6.25], 'FaceColor',[1 1 1]);
rectangle('Position',[193.75 -193.75 6.25 6.25], 'FaceColor',[0 0 0]);
rectangle('Position',[187.5 -200 6.25 6.25], 'FaceColor',[0 0 0]);
rectangle('Position',[193.75 -200 6.25 6.25], 'FaceColor',[0 0 0]);
X=[186.667,175,150,150,145,137.5,137.5,135,131.25,125,118.75,112.5,106.25,100,93.75,87.5,75,62.5,50,37.5,25,25,25,25,25,25,25,13.3333,13.3333];
Y=[-13.3333,-25,-50,-62.5,-75,-87.5,-93.75,-100,-106.25,-106.25,-106.25,-106.25,-106.25,-106.25,-106.25,-106.25,-100,-87.5,-80,-87.5,-100,-112.5,-125,-137.5,-150,-162.5,-175,-186.667,-186.667];
hold on;
plot(X,Y,'r');
plot(X,Y,'bo');
legend('783.662','Location','southoutside');
